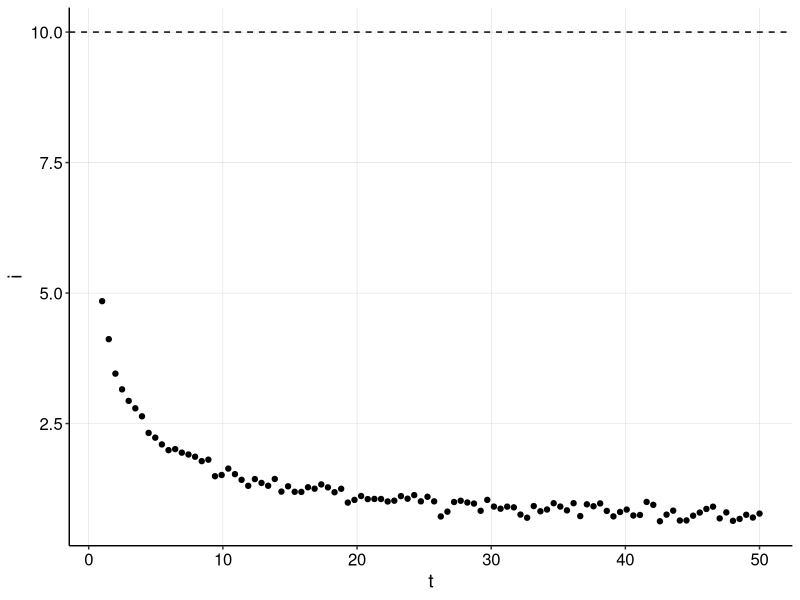
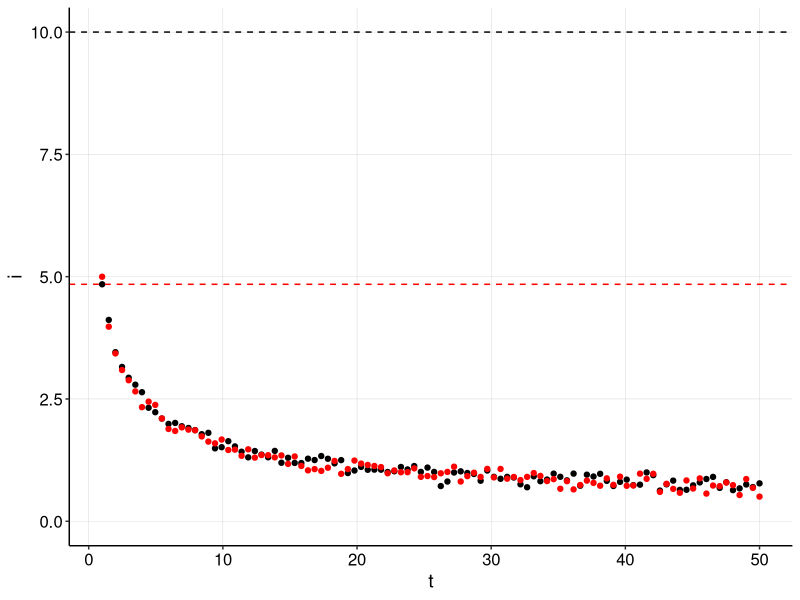
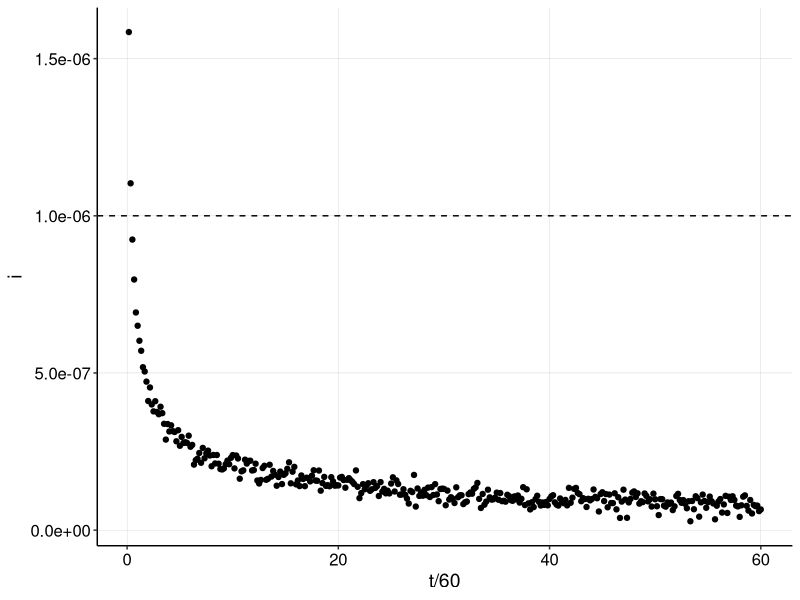
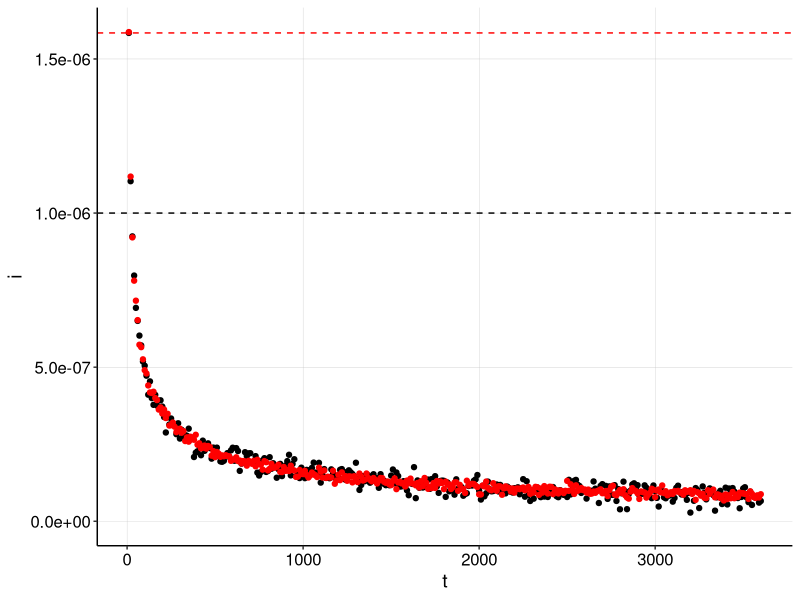
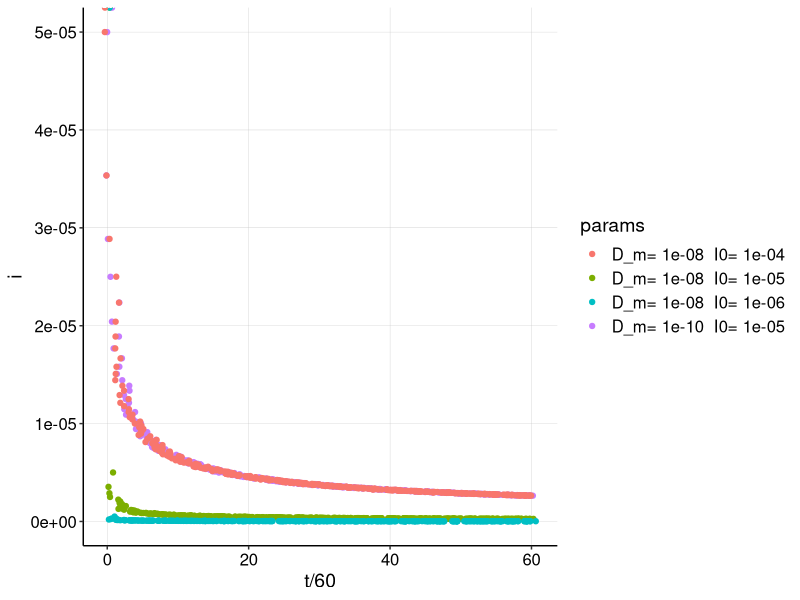

R code for these plots, in order: (Note: this script raises an error after producing the figures.)
## ---- chunk 1
library(tidyverse)
library(cowplot)
library(broom) 
library(modelr) 
library(viridis)
library(lubridate)
library(knitr)

#knitr::opts_knit$set(root.dir = '/Users/scottsaunders/git/labwork/IDA/12_10_18')
knitr::opts_chunk$set(tidy.opts=list(width.cutoff=60),tidy=TRUE, echo = TRUE, message=FALSE, warning=FALSE, fig.align="center")

theme_1 <- function () { 
    theme_classic() %+replace% 
        theme(
          axis.text = element_text( size=12),
          axis.title=element_text(size=14),
          strip.text = element_text(size = 14),
          strip.background = element_rect(color='white'),
          legend.title=element_text(size=14),
          legend.text=element_text(size=12),
          legend.text.align=0,
          panel.grid.major = element_line(color='grey',size=0.1)
        )
}
theme_set(theme_1())

#source("../../tools/echem_processing_tools.R")
## ---- chunk 2
generate_Iswv <- function(t,I0=1,D_ap=1e-5,D_m=1e-8,t_s=0.1,noise=T,sd=0.1){
  t=t
  Iswv <- I0*(sqrt(D_ap*t_s)/sqrt(4*D_m*t))
  
  if(noise){
    Iswv <- rnorm(length(t),mean=Iswv,sd=sd)
  }
  
  Iswv
}
## ---- chunk 3

#Params
I0=10
D_ap=1e-6
D_m=1e-7
t_s=0.1

t = seq(1, 50, length = 100)

gen_data <- tibble(t,i=generate_Iswv(t, I0, D_ap , D_m, t_s, noise=T))

kable(head(gen_data))
## ---- chunk 4
ggplot(gen_data,aes(x=t,y=i))+geom_point()+
  geom_hline(yintercept = I0,linetype=2)
## ---- chunk 5

calc_D_m <- function(df,t=t,i=i,D_ap,t_s,i_0=NA){
  
  #need to add tidy eval here
  
  if(is.na(i_0)){
    i_0 = max(df$i)
  }
  fit = nls(i~m*t^-0.5+b,data=df,start=c(m=0.1,b=0))
  
  m=as.numeric(coef(fit)[1])
  b=as.numeric(coef(fit)[2])
  
  D_m=(i_0^2 * D_ap * t_s) / (4*m^2)
  
  c(D_m=D_m,i_0=i_0,b=b)
}

## ---- chunk 6
(estimates <- calc_D_m(gen_data,D_ap=D_ap,t_s=t_s))
## ---- chunk 7
calc_D_m(gen_data,D_ap=D_ap,t_s=t_s,i_0=I0)

## ---- chunk 8
#generate dataset from estimates
calc_data <- tibble(t,i=generate_Iswv(t, I0=estimates[2], D_ap , D_m=estimates[1], t_s, noise=T))

#plot with I0's
ggplot(gen_data,aes(x=t,y=i))+geom_point()+
  geom_hline(yintercept = I0,linetype=2)+
  geom_point(data=calc_data,color='red')+
  geom_hline(yintercept = estimates[2],color='red',linetype=2)+
  ylim(0,NA)

## ---- chunk 9
I0_v2 = 1e-6
D_m_v2 = 1e-9

gen_data_100 <- tibble(t=seq(10,3600,by=10),
                       i=generate_Iswv(t=t, I0=I0_v2, D_ap , D_m = D_m_v2, t_s, noise=T,sd=2e-8))

ggplot(gen_data_100,aes(x=t/60,y=i))+geom_point()+geom_hline(yintercept = I0_v2,linetype=2)

## ---- chunk 10
(estimates_100 <- calc_D_m(gen_data_100,D_ap=D_ap,t_s=t_s))
## ---- chunk 11
calc_D_m(gen_data_100,D_ap=D_ap,t_s=t_s,i_0 = I0_v2)
## ---- chunk 12
calc_data_100 <- tibble(t=seq(10,3600,by=10),
                        i=generate_Iswv(t=t, I0=estimates_100[2], D_ap , D_m=estimates_100[1], t_s, noise=T,sd=1e-8))

ggplot(gen_data_100,aes(x=t,y=i))+geom_point()+
  geom_hline(yintercept = I0_v2,linetype=2)+
  geom_point(data=calc_data_100,color='red')+
  geom_hline(yintercept = estimates_100[2],color='red',linetype=2)+
  ylim(0,NA)
## ---- chunk 13
t = seq(0,3600,by=10)
play_data_5_8 <- tibble(t,i=generate_Iswv(t=t, I0=1e-5, D_ap=1e-6 , D_m=1e-8, t_s, noise=F)) %>% 
    mutate(Dm=1e-8,I_0=1e-5)
play_data_5_10 <- tibble(t,i=generate_Iswv(t=t, I0=1e-5, D_ap=1e-6 , D_m=1e-10, t_s, noise=F)) %>% 
    mutate(Dm=1e-10,I_0=1e-5)

play_data_6_8 <- tibble(t,i=generate_Iswv(t=t, I0=1e-6, D_ap=1e-6 , D_m=1e-8, t_s, noise=F)) %>% 
    mutate(Dm=1e-8,I_0=1e-6)

play_data_4_8 <- tibble(t,i=generate_Iswv(t=t, I0=1e-4, D_ap=1e-6 , D_m=1e-8, t_s, noise=F)) %>% 
  mutate(Dm=1e-8,I_0=1e-4)

play_data <- bind_rows(play_data_5_8,play_data_5_10,play_data_6_8,play_data_4_8) %>% 
  mutate(params = paste('D_m=',Dm," I0=",I_0))
#calc_data <- tibble(t,i=generate_Iswv(t, I0=I0, D_ap , D_m=estimates[1], t_s, noise=T))

ggplot(play_data,aes(x=t/60,y=i,color=params))+
  geom_jitter(width=1)
## ---- chunk 14
#Params
I0=10
D_ap=1e-6
D_m=1e-6
t_s=0.1

t = seq(1, 3600, length = 60)

gen_data <- tibble(t,i=generate_Iswv(t, I0, D_ap , D_m, t_s, noise=F))

head(gen_data_daps)

gen_data_shift <- gen_data %>% 
  mutate(Dap_6 = generate_Iswv(t, I0, D_ap , D_m=1e-6, t_s, noise=T,sd=0.01)) %>% 
  mutate(Dap_7 = generate_Iswv(t, I0, D_ap , D_m=1e-7, t_s, noise=T,sd=0.01)) %>% 
  mutate(Dap_8 = generate_Iswv(t, I0, D_ap , D_m=1e-8, t_s, noise=T,sd=0.01)) %>% 
  mutate(Dap_9 = generate_Iswv(t, I0, D_ap , D_m=1e-9, t_s, noise=T,sd=0.01)) %>% 
  gather(key=Dap,value=current,Dap_6,Dap_7,Dap_8,Dap_9)

gen_data_daps <- gen_data_shift %>% 
  filter(t>1) %>% 
  group_by(Dap) %>% 
  mutate(i0=max(current)) %>% 
  mutate(mins = min(current)) %>% 
  mutate(norm_current=current/i0)

ggplot(gen_data_shift %>% filter(t>1),aes(x=t,y=i))+geom_point()+
  geom_point(aes(x=t_shift,y=i),color='red')

ggplot(gen_data_daps,aes(x=t,y=current/I0,color=Dap))+geom_point()

mins <- gen_data_daps %>% group_by(Dap) %>% summarise(min=min(current))

df_mins = mins %>% add_column(Dm=c(6,7,8,9)) %>% add_column(Dm_eval=c(10^-6,10^-7,10^-8,10^-9))

ggplot(df_mins,aes(x=Dm,y=min))+geom_point()

ggplot(gen_data_daps,aes(x=t,y=norm_current,color=Dap))+geom_point()

calc_D_m(gen_data_shift %>% filter(t>0),t = t,i=i,D_ap=D_ap,t_s=t_s,i_0=max(gen_data$i))

calc_D_m(gen_data %>% filter(t>0),t = t,i=i,D_ap=D_ap,t_s=t_s,i_0 = I0)

calc_D_m(gen_data_daps %>% filter(Dap=='Dap_9'),t = t,i=current,D_ap=D_ap,t_s=t_s,i_0 = I0)

ggplot(gen_data_daps %>% filter(Dap=='Dap_9'),aes(x=t,y=current))+geom_point()+
  geom_smooth(method='nls',formula=y~b*(x)^-0.5+a,method.args=list(start=c(b=0.1,a=0)),se=F,fullrange=TRUE)

## ---- chunk 15
ggplot(gen_data_daps,aes(x=t,y=current,color=Dap))+geom_point()+
  geom_smooth(method='nls',formula=y~(b*(x)^-0.5)+a,method.args=list(start=c(b=0.1,a=0)),se=F,fullrange=TRUE)


gen_data_nls <- gen_data_daps %>% 
  group_by(Dap) %>% 
  do(tidy(nls(data=.,formula=current~(m*(t)^-(1/2))+a,start=list(a=0,m=0.1))))

ggplot(gen_data_nls,aes(x=Dap,y=estimate))+geom_point()+
  facet_wrap(~term,scales='free')
